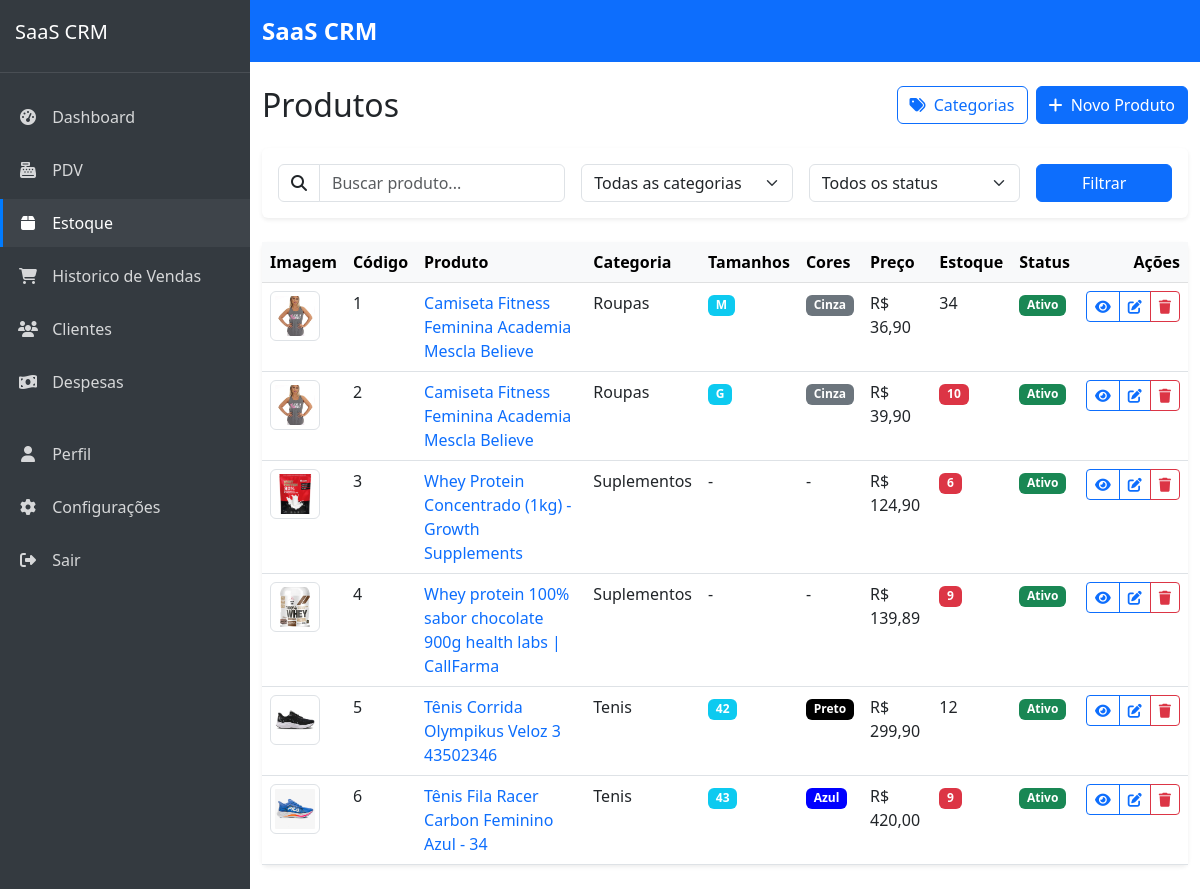
The page /produtos/ (signed in) on the database its author committed.
### products/models.py (models this page shows, shortened)
class Product(models.Model):
    company = models.ForeignKey(Company, on_delete=models.CASCADE, verbose_name='Empresa', related_name='products')
    name = models.CharField('Nome', max_length=100)
    code = models.CharField('Código', max_length=50, unique=True, blank=True, null=True)
    description = models.TextField('Descrição', blank=True, null=True)
    category = models.ForeignKey(Category, on_delete=models.CASCADE, verbose_name='Categoria', related_name='products')
    price = models.DecimalField('Preço', max_digits=10, decimal_places=2)
    cost = models.DecimalField('Custo', max_digits=10, decimal_places=2)
    stock_quantity = models.PositiveIntegerField('Quantidade em estoque', default=0)
    stock_alert_level = models.PositiveIntegerField('Nível de alerta de estoque', default=10)
    barcode = models.CharField('Código de barras', max_length=100, blank=True, null=True)
    image = models.ImageField('Imagem', upload_to='products/', blank=True, null=True)
    is_active = models.BooleanField('Ativo', default=True)
    has_variations = models.BooleanField('Possui variações', default=False)
    created_at = models.DateTimeField('Criado em', auto_now_add=True)
    updated_at = models.DateTimeField('Atualizado em', auto_now=True)
    class Meta:
        verbose_name = 'Produto'
        verbose_name_plural = 'Produtos'
        ordering = ['name']
        unique_together = [['company', 'code'], ['company', 'barcode']]  # Prevent duplicate codes/barcodes within same company

class Category(models.Model):
    company = models.ForeignKey(Company, on_delete=models.CASCADE, verbose_name='Empresa', related_name='categories')
    name = models.CharField('Nome', max_length=100)
    description = models.TextField('Descrição', blank=True, null=True)
    created_at = models.DateTimeField('Criado em', auto_now_add=True)
    updated_at = models.DateTimeField('Atualizado em', auto_now=True)
    class Meta:
        verbose_name = 'Categoria'
        verbose_name_plural = 'Categorias'
        ordering = ['name']
        unique_together = ['company', 'name']  # Prevent duplicate category names within same company

class ProductVariation(models.Model):
    product = models.ForeignKey(Product, on_delete=models.CASCADE, verbose_name='Produto', related_name='variations')
    size = models.ForeignKey(Size, on_delete=models.CASCADE, verbose_name='Tamanho')
    color = models.ForeignKey(Color, on_delete=models.CASCADE, verbose_name='Cor')
    stock_quantity = models.PositiveIntegerField('Quantidade em estoque', default=0)
    stock_alert_level = models.PositiveIntegerField('Nível de alerta de estoque', default=3)
    sku = models.CharField('SKU', max_length=100, unique=True, blank=True, null=True)
    price_adjustment = models.DecimalField('Ajuste de preço', max_digits=10, decimal_places=2, default=0,
                                         help_text='Valor a ser adicionado/subtraído do preço base do produto')
    class Meta:
        verbose_name = 'Variação de Produto'
        verbose_name_plural = 'Variações de Produtos'
        unique_together = ['product', 'size', 'color']

class Size(models.Model):
    TIPO_CHOICES = (
        ('roupa', 'Roupa'),
        ('calcado', 'Calçado'),
    )
    company = models.ForeignKey(Company, on_delete=models.CASCADE, verbose_name='Empresa', related_name='sizes')
    name = models.CharField('Nome', max_length=10)  # PP, P, M, G, GG ou 36, 37, 38, etc
    tipo = models.CharField('Tipo', max_length=10, choices=TIPO_CHOICES, default='roupa')
    ordem = models.IntegerField('Ordem de exibição', default=0)
    class Meta:
        verbose_name = 'Tamanho'
        verbose_name_plural = 'Tamanhos'
        ordering = ['ordem', 'name']
        unique_together = ['company', 'name', 'tipo']

class Color(models.Model):
    company = models.ForeignKey(Company, on_delete=models.CASCADE, verbose_name='Empresa', related_name='colors')
    name = models.CharField('Nome', max_length=50)
    code = models.CharField('Código Hex', max_length=7, help_text='Ex: #FF0000', blank=True, null=True)
    class Meta:
        verbose_name = 'Cor'
        verbose_name_plural = 'Cores'
        ordering = ['name']
        unique_together = ['company', 'name']

### products/views.py (the view)
# urls.py: path('', views.product_list, name='product_list'),
@login_required
def product_list(request):
    categories = Category.objects.filter(company=request.user.company)
    products_query = Product.objects.filter(company=request.user.company)
    query = request.GET.get('q')
    category_id = request.GET.get('category')
    status = request.GET.get('status')
    if query:
        products_query = products_query.filter(
            Q(name__icontains=query) |
            Q(code__icontains=query) |
            Q(description__icontains=query)
        )
    if category_id:
        products_query = products_query.filter(category_id=category_id)
    if status == 'active':
        products_query = products_query.filter(is_active=True)
    elif status == 'inactive':
        products_query = products_query.filter(is_active=False)
    elif status == 'low_stock':
        products_with_low_stock = []
        for product in products_query:
            if product.is_stock_low():
                products_with_low_stock.append(product.id)
        products_query = products_query.filter(id__in=products_with_low_stock)
    products_query = products_query.annotate(
        numeric_code=Case(
            When(code__regex=r'^\d+$', then=Cast('code', output_field=IntegerField())),
            default=Value(999999),  # Valor alto para códigos não numéricos
            output_field=IntegerField()
        )
    ).order_by('numeric_code')
    paginator = Paginator(products_query, 20)  # 20 produtos por página
    page = request.GET.get('page')
    try:
        products = paginator.page(page)
    except PageNotAnInteger:
        products = paginator.page(1)
    except EmptyPage:
        products = paginator.page(paginator.num_pages)
    return render(request, 'products/product_list.html', {
        'products': products,
        'categories': categories
    })

### templates/products/product_list.html (shortened to what this page needs)
{% extends 'core/base.html' %}
{% block content %}
<div class="d-flex justify-content-between align-items-center mb-4">
    <h1 class="h2 mb-0">Produtos</h1>
    <div class="d-flex gap-2">
        <a href="{% url 'products:category_list' %}" class="btn btn-outline-primary">
            <i class="fas fa-tags me-1"></i> Categorias
        </a>
        <a href="{% url 'products:product_create' %}" class="btn btn-primary">
            <i class="fas fa-plus me-1"></i> Novo Produto
        </a>
    </div>
</div>
<div class="card border-0 shadow-sm mb-4">
    <div class="card-body">
        <form method="get" class="row g-3">
            <div class="col-md-4">
                <div class="input-group">
                    <span class="input-group-text bg-transparent">
                        <i class="fas fa-search"></i>
                    </span>
                    <input type="text" name="q" class="form-control" placeholder="Buscar produto..." value="{{ request.GET.q|default:'' }}">
                </div>
            </div>
            <div class="col-md-3">
                <select name="category" class="form-select">
                    <option value="">Todas as categorias</option>
                </select>
            </div>
            <div class="col-md-3">
                <select name="status" class="form-select">
                    <option value="">Todos os status</option>
                </select>
            </div>
            <div class="col-md-2">
                <button type="submit" class="btn btn-primary w-100">Filtrar</button>
            </div>
        </form>
    </div>
</div>
<div class="card border-0 shadow-sm">
    <div class="card-body p-0">
        <div class="table-responsive">
            <table class="table table-hover mb-0">
                <thead class="table-light">
                    <tr>
                        <th scope="col" style="width: 60px">Imagem</th>
                        <th scope="col">Código</th>
                        <th scope="col">Produto</th>
                        <th scope="col">Categoria</th>
                        <th scope="col">Tamanhos</th>
                        <th scope="col">Cores</th>
                        <th scope="col">Preço</th>
                        <th scope="col">Estoque</th>
                        <th scope="col">Status</th>
                        <th scope="col" class="text-end">Ações</th>
                    </tr>
                </thead>
                <tbody>
                    {% for product in products %}
                    <tr>
                        <td>
                            {% if product.image %}
                                <img src="{{ product.image.url }}" alt="{{ product.name }}" class="img-thumbnail" style="width: 50px; height: 50px; object-fit: cover;">
                            {% else %}
                                <div class="bg-light d-flex align-items-center justify-content-center" style="width: 50px; height: 50px;">
                                    <i class="fas fa-image text-muted"></i>
                                </div>
                            {% endif %}
                        </td>
                        <td>{{ product.code }}</td>
                        <td>
                            <a href="{% url 'products:product_detail' product.id %}" class="text-decoration-none">
                                {{ product.name }}
                            </a>
                        </td>
                        <td>{{ product.category.name|default:"-" }}</td>
                        <td>
                            {% if product.has_variations %}
                                {% for variation in product.variations.all %}
                                    {% if forloop.first or previous_size != variation.size.name %}
                                        <span class="badge bg-info">{{ variation.size.name }}</span>
                                    {% endif %}
                                {% empty %}
                                    -
                                {% endfor %}
                            {% else %}
                                -
                            {% endif %}
                        </td>
                        <td>
                            {% if product.has_variations %}
                                {% for variation in product.variations.all %}
                                    {% if forloop.first or previous_color != variation.color.name %}
                                        <span class="badge" style="background-color: {{ variation.color.code|default:'#6c757d' }}">{{ variation.color.name }}</span>
                                    {% endif %}
                                {% empty %}
                                    -
                                {% endfor %}
                            {% else %}
                                -
                            {% endif %}
                        </td>
                        <td>R$ {{ product.price }}</td>
                        <td>
                            {% if product.stock_quantity <= product.stock_alert_level %}
                            <span class="badge bg-danger">{{ product.stock_quantity }}</span>
                            {% else %}
                            {{ product.stock_quantity }}
                            {% endif %}
                        </td>
                        <td>
                            {% if product.is_active %}
                            <span class="badge bg-success">Ativo</span>
                            {% else %}
                            <span class="badge bg-secondary">Inativo</span>
                            {% endif %}
                        </td>
                        <td class="text-end">
                            <div class="btn-group">
                                <a href="{% url 'products:product_detail' product.id %}" class="btn btn-sm btn-outline-primary">
                                    <i class="fas fa-eye"></i>
                                </a>
                                <a href="{% url 'products:product_update' product.id %}" class="btn btn-sm btn-outline-primary">
                                    <i class="fas fa-edit"></i>
                                </a>
                                <button type="button" class="btn btn-sm btn-outline-danger" data-bs-toggle="modal" data-bs-target="#deleteModal{{ product.id }}">
                                    <i class="fas fa-trash"></i>
                                </button>
                            </div>
                        </td>
                    </tr>
                    {% endfor %}
                </tbody>
            </table>
        </div>
    </div>
</div>
{% endblock %}

### templates/core/base.html (style rules this page uses)
body { display: flex; min-height: 100vh; flex-direction: column; }

### rows shown on the page
Product: image (picture), code "1", name "Camiseta Fitness Feminina Academia Mescla Believe", category.name "Roupas", price "36,90", stock_quantity "34", is_active "Ativo"
ProductVariation: size.name "M", color.name "Cinza"
Product: image (picture), code "2", name "Camiseta Fitness Feminina Academia Mescla Believe", category.name "Roupas", price "39,90", stock_quantity "10", is_active "Ativo"
ProductVariation: size.name "G", color.name "Cinza"
Product: image (picture), code "3", name "Whey Protein Concentrado (1kg) - Growth Supplements", category.name "Suplementos", price "124,90", stock_quantity "6", is_active "Ativo"
Product: image (picture), code "4", name "Whey protein 100% sabor chocolate 900g health labs | CallFarma", category.name "Suplementos", price "139,89", stock_quantity "9", is_active "Ativo"
Product: image (picture), code "5", name "Tênis Corrida Olympikus Veloz 3 43502346", category.name "Tenis", price "299,90", stock_quantity "12", is_active "Ativo"
ProductVariation: size.name "42", color.name "Preto"
Product: image (picture), code "6", name "Tênis Fila Racer Carbon Feminino Azul - 34", category.name "Tenis", price "420,00", stock_quantity "9", is_active "Ativo"
ProductVariation: size.name "43", color.name "Azul"
